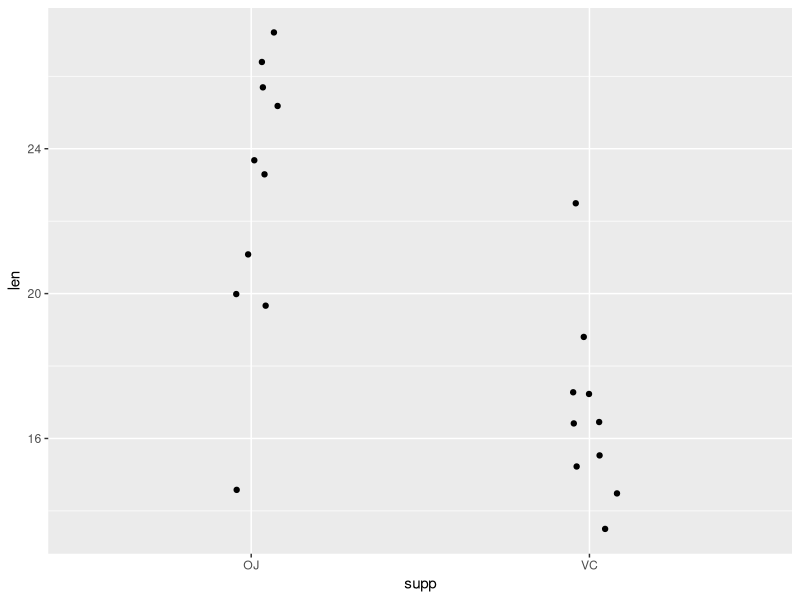
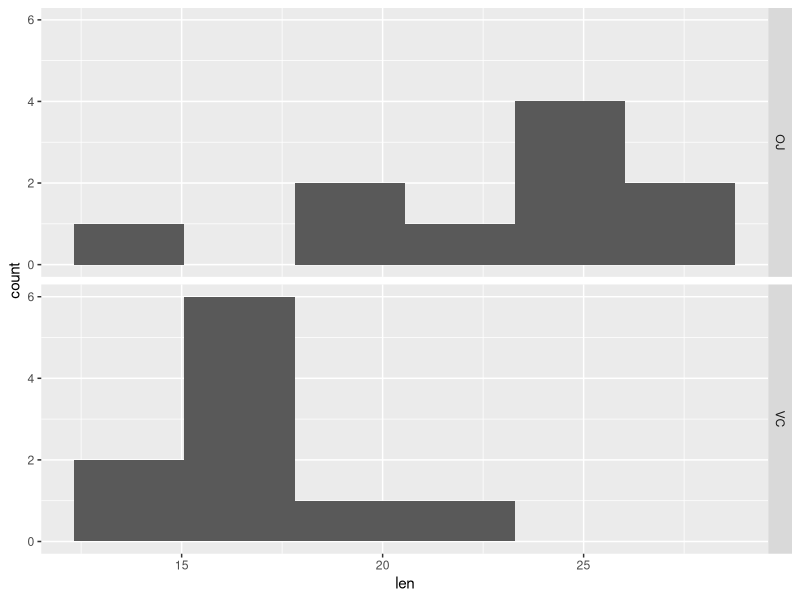
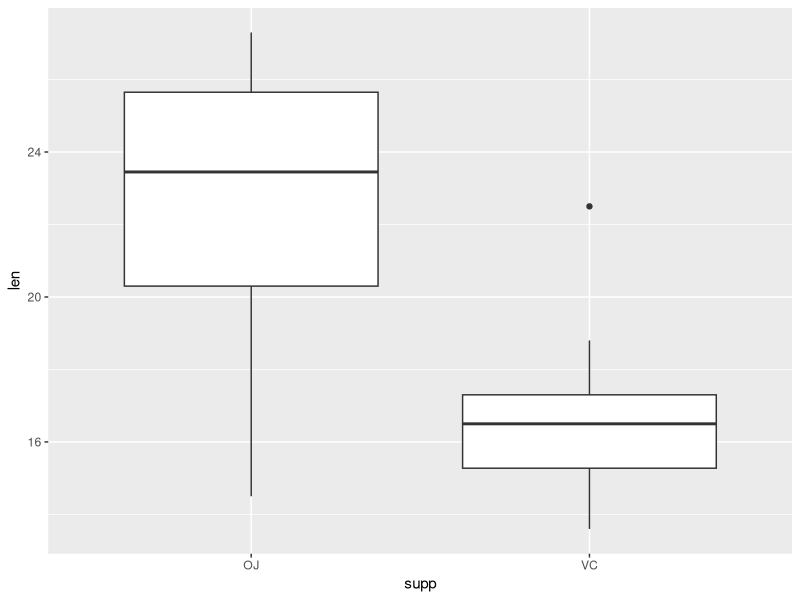
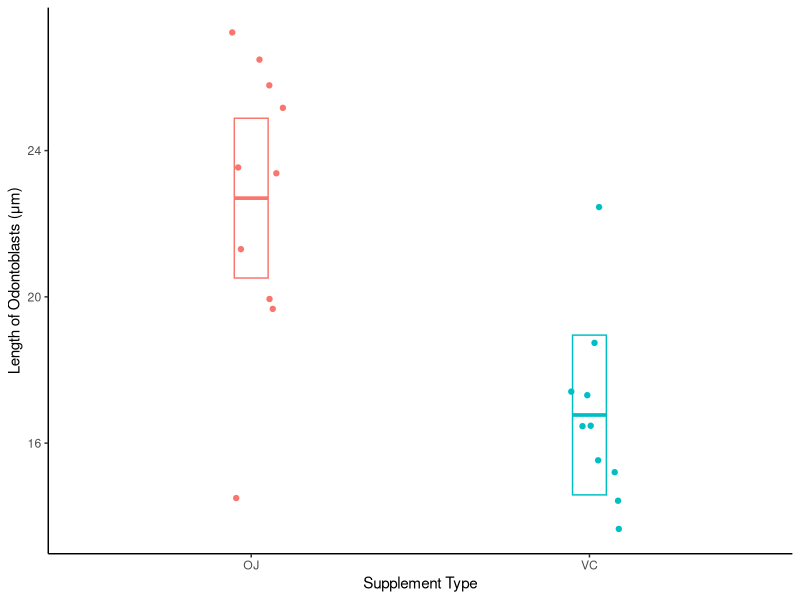
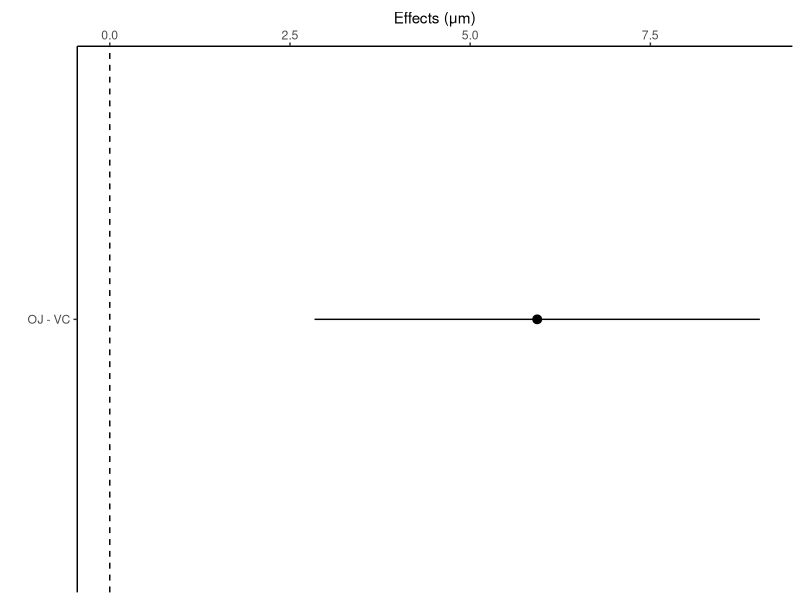
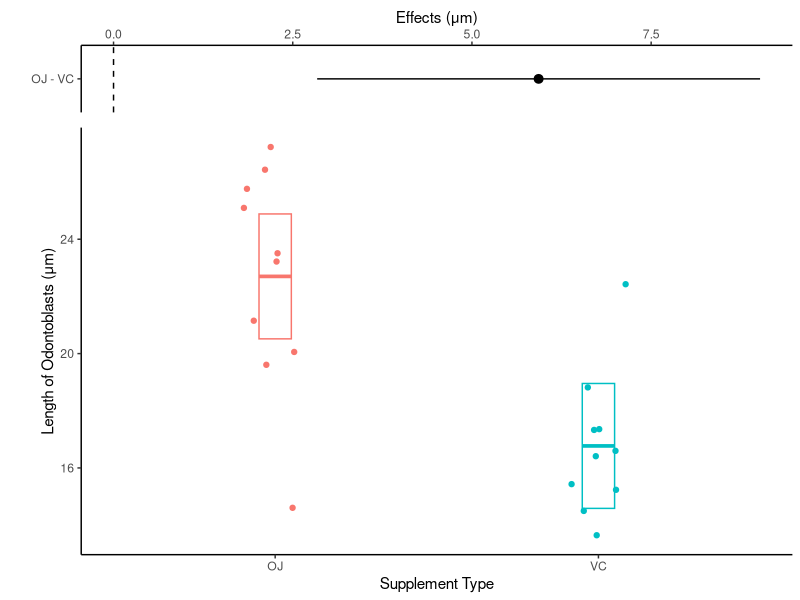
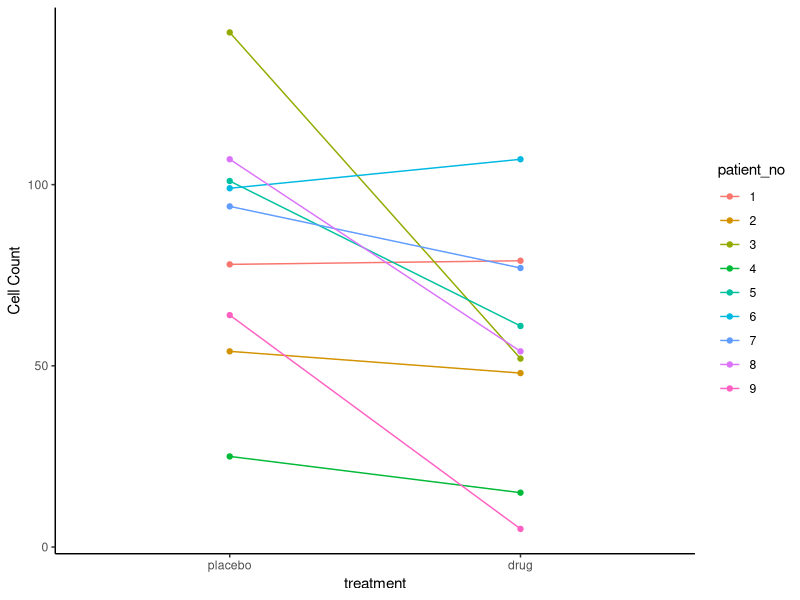
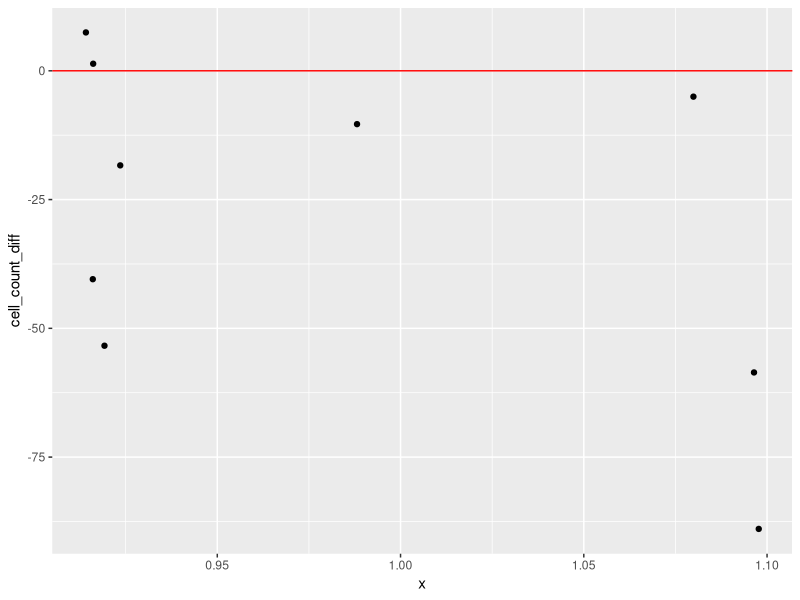

Generate these figures, in order, with R: (Note: this script raises an error after producing the figures.)
## ---- chunk 1
#| label: load packages
# load tidyverse packages
library(tidyverse)

# load broom package (for linear model related functions)
# note broom package is installed as part of tidymodels package
library(broom)

# load skimr package - to use skim() function for descriptive statistics
library(skimr)

# load emmeans "estimated marginal means" package
library(emmeans)

# load cowplot package - used to combine multiple ggplots into a single figure
library(cowplot)
## ---- chunk 2
#Each built in data set has a help file that can be viewed:
?ToothGrowth

#View the structure of the full data set:
glimpse(ToothGrowth)
## ---- chunk 3
dat_tg <- ToothGrowth |> 
  filter(dose == 1) |>
  select(len, supp)

glimpse(dat_tg)
## ---- chunk 4
# Individual Value Plot (Stripchart) length by supplement type
dat_tg |>
  ggplot(aes(x = supp, y = len)) +
  geom_jitter(width = 0.1)

# Histogram of length faceted by supplement type
dat_tg |>
  ggplot(aes(x = len)) +
  geom_histogram(bins = 6) +
  facet_grid(rows = vars(supp))

# Boxplots of length by supplement type
dat_tg |>
  ggplot(aes(x = supp, y = len)) +
  geom_boxplot()

# summary/descriptive statistics of length by supplement type
dat_tg |>
  group_by(supp) |>
  skim()
## ---- chunk 5
dat_tg |>
  group_by(supp) |>
  summarise(
    mean_length = mean(len),
    sd_length = sd(len),
    n_length = n()
  )
## ---- chunk 6
# effect size: mean OJ - mean VC
22.7-16.8

# effect size expressed as percentage difference
# use round() function to round to 0 decimal places
round((22.7-16.8)/16.8*100, 0) 
## ---- chunk 7
lm_len_supp <- lm(len ~ supp, data = dat_tg)

lm_len_supp
## ---- chunk 8
# use tidy function from broom package with the linear model object
lm_len_supp_coef <- tidy(lm_len_supp, conf.int = TRUE)

lm_len_supp_coef
## ---- chunk 9
# create emmeans table object
lm_len_supp_emm <- emmeans(lm_len_supp, ~ supp)

lm_len_supp_emm
## ---- chunk 10
#| fig.height: 4.0
#| fig.width: 3.0

# note in ggplot below we had to turn the emmeans object into a tibble (data.frame) so it would work as data in ggplot
# as_tibble(lm_len_supp_emm)

plot_lm_len_supp_emm <- dat_tg |>
  ggplot(aes(x = supp, y = len, color = supp)) +
  geom_jitter(width = 0.1) +
  ylab("Length of Odontoblasts (μm)") +
  xlab("Supplement Type") +
  #use emm object as 2nd data table to plot 95% CIs
  geom_crossbar(
    data = as_tibble(lm_len_supp_emm),
    aes(y = emmean,
        ymin = lower.CL,
        ymax = upper.CL),
    width = 0.1
  ) +
  theme_classic() +
  theme(legend.position = "none")

plot_lm_len_supp_emm
## ---- chunk 11
lm_len_supp_pairs <- contrast(lm_len_supp_emm,
                            method = "pairwise") |> 
  summary(infer = TRUE)
# Note: method = "revpairwise" switches the order in subtraction for comparison 
# (up to researcher/you to determine which is more appropriate)

lm_len_supp_pairs
## ---- chunk 12
#| fig.height: 1.0
#| fig.width: 3.0
# NOTE: in ggplot code below we had to turn the contrast object into 
# a tibble (data.frame) so it would work as data in ggplot

plot_lm_len_supp_pairs <- as_tibble(lm_len_supp_pairs) |>
  ggplot(aes(y = contrast, x = estimate)) +
  geom_pointrange(aes(xmin = lower.CL,
                      xmax = upper.CL)) +
  geom_vline(xintercept = 0, linetype = 2) +
  xlab("Effects (μm)") +
  ylab("") +
  scale_x_continuous(position = "top") +
  theme_classic()

plot_lm_len_supp_pairs
## ---- chunk 13
#| fig.height: 4.0
#| fig.width: 3.0

results_plot <- plot_grid(plot_lm_len_supp_pairs, 
                          plot_lm_len_supp_emm, 
                          nrow = 2,
                          align = "v",
                          axis = "rl",
                          rel_heights = c(0.25, 1)
                          )
# rel_heights argument specifies relative size of two plots (i.e., first plot is 0.25 as tall as the second plot) 

results_plot
## ---- chunk 14
# output plot to .png file type, set size (default is inches), 300 or 600 dpi is high quality
ggsave(
  "plot_len_by_supp_95CIs.png",
  results_plot,
  width = 4,
  height = 4,
  dpi = 600
)
## ---- chunk 15
# Review the help file for the t.test function, there are various options
?t.test
## ---- chunk 16
# run default arguments (two-tailed test and assume un-equal variances, with Welch's correction)
t.test(len ~ supp, data = dat_tg)
## ---- chunk 17
t_test_len_supp <- t.test(len ~ supp, data = dat_tg)

# show results in "tidy" data.frame format (from broom package)
tidy(t_test_len_supp)
# select mean difference, 95%CIs and p-value
tidy(t_test_len_supp) |> 
  select(estimate, conf.low, conf.high, p.value)
## ---- chunk 18
## Made-up data for this demo, manually entered into 
# dataframe
# NOTE - This is just for demo, not part of typical 
# analysis where you'd already have your data entered
# in tidy format in a spreadsheet and read that in.
dat_paired_wide <- tibble(
  patient_no = 1:9,
  placebo = c(78, 54, 142, 25, 101, 99, 94, 107, 64),
  drug = c(79, 48, 52, 15, 61, 107, 77, 54, 5)
)
## use pivot_longer function from dplyr to convert from wide to long data table format
dat_paired <- dat_paired_wide |>
  pivot_longer(cols = placebo:drug, 
               names_to = "treatment", values_to = "cell_count")
# data now in "long" format 
# i.e., what you always want your data to be if possible
# and typically need long format for plotting w/ ggplot
# single variable in each column
dat_paired
## ---- chunk 19
glimpse(dat_paired)
## ---- chunk 20
dat_paired <- dat_paired |>
  mutate(patient_no = factor(patient_no),
         treatment = factor(treatment,
                            levels = c("placebo", "drug")))
# look at the data again
glimpse(dat_paired)
## ---- chunk 21
# note in a code chunk above treatment and patient_no were 
# already converted to factors in a code chunk above, and 
# therefore ggplot treats them accordingly.

plot_dat_paired <-
  ggplot(dat_paired, aes(x = treatment, y = cell_count,
                         color = patient_no)) +
  geom_point() +
  geom_line(aes(group = patient_no)) +
  ylab("Cell Count") +
  theme_classic()


plot_dat_paired
## ---- chunk 22
# convert from long to wide format, then subtract drug - placebo values 
# for each patient creating a new column named cell_count_diff
dat_diff <- dat_paired |>
  # select just columns you want to be involved in pivot
  # don't include extra numeric data columns
  select(patient_no, treatment, cell_count) |>
  pivot_wider(names_from = treatment,
              values_from = cell_count) |>
  mutate(cell_count_diff = drug - placebo)

dat_diff
## ---- chunk 23
# Individual Value Plot (Stripchart)
# add a horizontal line at 0
dat_diff |>
  ggplot(aes(x = 1, y = cell_count_diff)) +
  geom_jitter(width = 0.1) +
  geom_hline(yintercept = 0, color = "red")

# Histogram of cell_count_diff
dat_diff |>
  ggplot(aes(x = cell_count_diff)) +
  geom_histogram(bins = 8)  +
  geom_vline(xintercept = 0, color = "red")

# Boxplot of cell_count_diff
dat_diff |>
  ggplot(aes(x = 1, y = cell_count_diff)) +
  geom_boxplot() +
  geom_hline(yintercept = 0, color = "red")

# summary/descriptive statistics of cell_count_diff
dat_diff |>
  skim(cell_count_diff)
## ---- chunk 24
dat_diff |>
  summarise(mean_count_diff = mean(cell_count_diff),
            sd_count_diff = sd(cell_count_diff),
            n_count_diff = n())
## ---- chunk 25
lm_cell_diff <- lm(cell_count_diff ~ 1, data = dat_diff)
lm_cell_diff
## ---- chunk 26
# use tidy function from broom package with the linear model object
lm_len_supp_coef <- tidy(lm_cell_diff, conf.int = TRUE)

lm_len_supp_coef
## ---- chunk 27
#| label: emmeans table 

# create emmeans table object
lm_cell_diff_emm <- emmeans(lm_cell_diff, ~ 1)

lm_cell_diff_emm
## ---- chunk 28
#| fig.height: 2.0
#| fig.width: 4

# NOTE in ggplot code below we had to turn the emmeans object into 
# a tibble (data.frame) so it would work as data in ggplot
plot_lm_cell_diff_emm <- dat_diff |>
  ggplot(aes(x = cell_count_diff, y = 1)) +
  #use emm object as 2nd data table to plot 95% CIs
  geom_crossbar(data = as_tibble(lm_cell_diff_emm),
                aes(x = emmean,
                    xmin = lower.CL,
                    xmax = upper.CL)) +
  xlab("Difference in cell counts with drug") +
  scale_x_continuous(position = "top") +
  theme_classic() +
  #remove y-axis elements
  theme(
    axis.title.y = element_blank(),
    axis.text.y = element_blank(),
    axis.ticks.y = element_blank()
  ) +
  geom_vline(xintercept = 0,
             color = "red",
             linewidth = 1.5) +
  geom_point(size = 3, alpha = 0.4)

# The alpha argument in geom_point makes the points transparent so 
# if they overlapped you should be able to see both overlapping points.

plot_lm_cell_diff_emm

## ---- chunk 29
#| fig.height: 5.0
#| fig.width: 4.0

# We will combine the plot of the differences w/ 95% CI with
# the initial plot we made the connects each placebo & drug point with a line
results_plot <- plot_grid(
  plot_lm_cell_diff_emm,
  plot_dat_paired,
  nrow = 2,
  align = "v",
  axis = "rl",
  rel_heights = c(0.25, 1)
)
# rel_heights argument specifies relative size of two 
# plots (i.e., first plot is 0.25 as tall as the second plot)

results_plot
## ---- chunk 30
# output plot to .png file type, set size (default is inches), 300 or 600 dpi is high quality
ggsave(
  "plot_cell_diff_95CIs.png",
  results_plot,
  width = 4,
  height = 4,
  dpi = 600
)
## ---- chunk 31
# using differences data table, run as one-sample t-test compared to 0
t.test(cell_count_diff ~ 1, mu=0, data = dat_diff)
## ---- chunk 32
# using paired data table, run as actual paired-sample t-test
t.test(cell_count~treatment, data = dat_paired, paired = TRUE)
## ---- chunk 33
t_test_cell_diff <- t.test(cell_count_diff ~ 1, mu=0, data = dat_diff)

# show results in "tidy" data.frame format (from broom package)
tidy(t_test_cell_diff)
# select mean difference, 95%CIs and p-value
tidy(t_test_cell_diff) |> 
  select(estimate, conf.low, conf.high, p.value)
